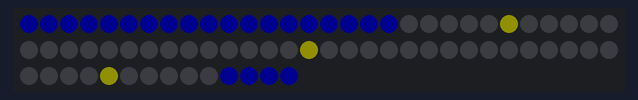
Bench run of a sketch on a simulated ATtiny85, built with avr-gcc and run on an emulated ATtiny85. Shown: 74 RGB LEDs in strip order, left to right, continuing on the next row. Dim RGB values are drawn brighter than linear.

Above: at 0.27 s.
At 9.63 s:
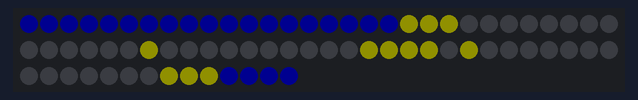
At 19.29 s:
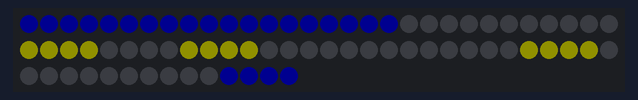
At 29.86 s:
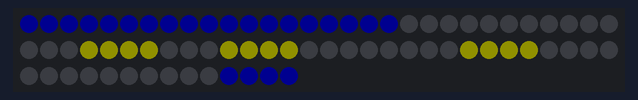
At 39.53 s:
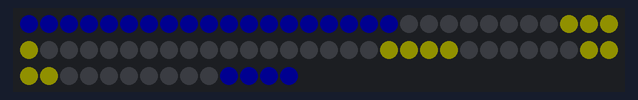

The sketch:

tele-op_front-back_shoot.ino
```cpp
#include <Adafruit_DotStar.h>

#include <SPI.h>

struct struct_color {
  uint32_t color1;
  uint32_t color2;
  uint32_t color3;
  uint32_t color4;
};

uint32_t red = 0x0000FF00;
uint32_t orange = 0x0080FF00;  // 'On' color 00(G)(R)(B)
uint32_t yellow = 0x00101000;
uint32_t green = 0x00FF0000;
uint32_t blue = 0x00000010;
uint32_t purple = 0x000080FF;
uint32_t pink = 0x000FFF07;

struct_color color = {blue, yellow, yellow, yellow};

#define NUMPIXELS 74
#define LONG 22
#define SHORT 15
#define LENGTHs 4
#define LENGTHl 6
#define RANDOM 2
#define FRONT 0

#define DATAPIN    11
#define CLOCKPIN   13
Adafruit_DotStar strip = Adafruit_DotStar(
  NUMPIXELS, DATAPIN, CLOCKPIN, DOTSTAR_BRG);

void setup() {

#if defined(__AVR_ATtiny85__) && (F_CPU == 16000000L)
  clock_prescale_set(clock_div_1);
#endif

  strip.begin();
  strip.show();
}

int     t2, x2, x, t, set = 0, n = 0, SPEED = 15, head, tail, temp = 0, head2 = SHORT + 8, tail2 = head2 - 4,
temp2 = 0, head3 = SHORT + LONG, tail3 = head3 - LENGTHs, temp3 = 0, head4 = NUMPIXELS - 9, tail4 = head4 + 4, temp4 = 0;

float  headfloat = 0.5;

void loop() {

  if(FRONT == 0){
  if(set == 0){
  for(n = 0;n < SHORT + 4;n++)
  {
    strip.setPixelColor(n, color.color1);
    strip.show();
  }

  for(n = NUMPIXELS - 4;n < NUMPIXELS;n++)
  {
    strip.setPixelColor(n, color.color1);
    strip.show();
  }
  set = 1;
  }

  if(head >= tail){
  head = (int) (headfloat * SHORT);
  head3 = (int) (headfloat * SHORT + SHORT + LONG);
  tail = head - LENGTHs;
  tail3 = head3 - LENGTHs;
  (headfloat = headfloat + 0.04);
  }
  else{
  head = (int) (headfloat * SHORT);
  head3 = (int) (headfloat * SHORT + SHORT + LONG);
  tail = head + LENGTHs;
  tail3 = head3 + LENGTHs;
  (headfloat = headfloat - 0.04);
  }

  t = t + 1;

  if(++head2 >= SHORT + LONG) {
    head2 = SHORT + 4;
    t = 0;
  }

  if(++tail2 >= SHORT + LONG) {
    tail2 = SHORT + 4;
    x = 0;
  }

  if(t >= 4){
    if(x = 0){
      tail2 = SHORT + 4;
      x = 1;
    }
  }

  t2 = t2 + 1;

  if(--head4 <= 2 * SHORT + LONG - 1) {
    head4 = NUMPIXELS - 5;
    t2 = 0;
  }

  if(--tail4 <= 2 * SHORT + LONG - 1) {
    tail4 = NUMPIXELS - 5;
    x2 = 0;
  }

  if(t2 >= 4){
    if(x2 = 0){
      tail4 = NUMPIXELS - 5;
      x2 = 1;
    }
  }


  if(tail4 >= 2 * SHORT + LONG){
    strip.setPixelColor(tail4, 0);
  }

  if(tail2 <= SHORT + LONG){
    strip.setPixelColor(tail2, 0);
  }

  strip.setPixelColor(head3, color.color3);
  strip.setPixelColor(tail3, 0);
  strip.setPixelColor(head2, color.color2);
  strip.setPixelColor(head4, color.color4);
  strip.show();
  delay(SPEED);

  if(headfloat >= 1) {
    (temp = head);
    (head = tail);
    (tail = temp);
    headfloat = 1 - ((float) LENGTHs/(float) SHORT);
  }

  if(headfloat <= 0) {
    (temp = head);
    (head = tail);
    (tail = temp);
    headfloat = (float) LENGTHs/(float) SHORT;
  }

  if((color.color1 >>= 0) == 0)
      color.color1 = 0xFFFF00;

  if((color.color1 >>= 0) == 0)
      color.color1 = 0xFF0000;

  if((color.color1 >>= 0) == 0)
      color.color1 = 0xFF0000;

  if((color.color1 >>= 0) == 0)
      color.color1 = 0xFF0000;

  }

  else{

  if(set == 0){
  for(n = SHORT + LONG - 4;n <= 2 * SHORT + LONG + 4;n++)
  {
    strip.setPixelColor(n, color.color1);
    strip.show();
  }
  set = 1;
  }

  if(head >= tail){
  head = (int) (headfloat * SHORT);
  tail = head - LENGTHs;
  (headfloat = headfloat + 0.04);
  }
  else{
  head = (int) (headfloat * SHORT);
  tail = head + LENGTHs;
  (headfloat = headfloat - 0.04);
  }

  t = t + 1;

  if(++head2 >= SHORT + LONG - 4) {
    head2 = SHORT;
    t = 0;
  }

  if(++tail2 >= SHORT + LONG - 4) {
    tail2 = SHORT;
    x = 0;
  }

  if(t >= 4){
    if(x = 0){
      tail2 = SHORT;
      x = 1;
    }
  }

  t2 = t2 + 1;

  if(--head4 <= 2 * SHORT + LONG +3) {
    head4 = NUMPIXELS - 1;
    t2 = 0;
  }

  if(--tail4 <= 2 * SHORT + LONG + 3) {
    tail4 = NUMPIXELS - 1;
    x2 = 0;
  }

  if(t2 >= 4){
    if(x2 = 0){
      tail4 = NUMPIXELS - 1;
      x2 = 1;
    }
  }


  if(tail4 >= 2 * SHORT + LONG){
    strip.setPixelColor(tail4, 0);
  }

  if(tail2 <= SHORT + LONG){
    strip.setPixelColor(tail2, 0);
  }

  strip.setPixelColor(head, color.color3);
  strip.setPixelColor(tail, 0);
  strip.setPixelColor(head2, color.color2);
  strip.setPixelColor(tail2, 0);
  strip.setPixelColor(head4, color.color4);
  strip.setPixelColor(tail4, 0);
  strip.show();
  delay(SPEED);

  if(headfloat >= 1) {
    (temp = head);
    (head = tail);
    (tail = temp);
    headfloat = 1 - ((float) LENGTHs/(float) SHORT);
  }

  if(headfloat <= 0) {
    (temp = head);
    (head = tail);
    (tail = temp);
    headfloat = (float) LENGTHs/(float) SHORT;
  }

  if((color.color1 >>= 0) == 0)
      color.color1 = 0xFFFF00;

  if((color.color1 >>= 0) == 0)
      color.color1 = 0xFF0000;

  if((color.color1 >>= 0) == 0)
      color.color1 = 0xFF0000;

  if((color.color1 >>= 0) == 0)
      color.color1 = 0xFF0000;

  }
}
```
